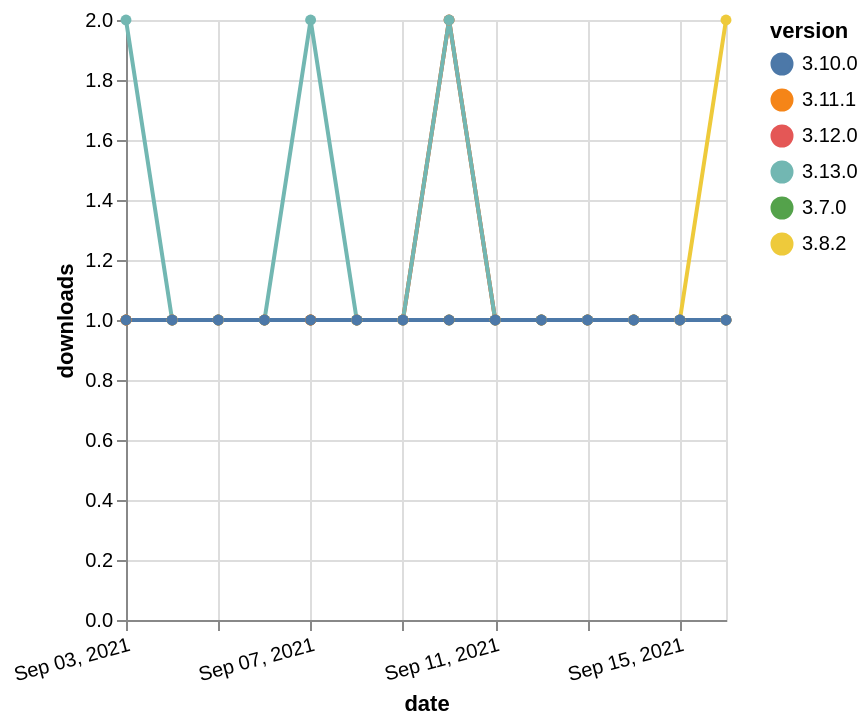

The specification (Vega-Lite) saved for this image:
### Vega-Lite specification from a JSON file in a GitHub repository (floating-point values rounded to 4 significant figures)
{"$schema": "https://vega.github.io/schema/vega-lite/v5.json", "description": "A simple bar chart with embedded data.", "data": {"values": [{"date": "2021-09-03", "total": 243, "delta": 1, "version": "3.7.0"}, {"date": "2021-09-04", "total": 244, "delta": 1, "version": "3.7.0"}, {"date": "2021-09-05", "total": 245, "delta": 1, "version": "3.7.0"}, {"date": "2021-09-06", "total": 246, "delta": 1, "version": "3.7.0"}, {"date": "2021-09-07", "total": 247, "delta": 1, "version": "3.7.0"}, {"date": "2021-09-08", "total": 248, "delta": 1, "version": "3.7.0"}, {"date": "2021-09-09", "total": 249, "delta": 1, "version": "3.7.0"}, {"date": "2021-09-10", "total": 250, "delta": 1, "version": "3.7.0"}, {"date": "2021-09-11", "total": 251, "delta": 1, "version": "3.7.0"}, {"date": "2021-09-12", "total": 252, "delta": 1, "version": "3.7.0"}, {"date": "2021-09-13", "total": 253, "delta": 1, "version": "3.7.0"}, {"date": "2021-09-14", "total": 254, "delta": 1, "version": "3.7.0"}, {"date": "2021-09-15", "total": 255, "delta": 1, "version": "3.7.0"}, {"date": "2021-09-16", "total": 256, "delta": 1, "version": "3.7.0"}, {"date": "2021-09-03", "total": 376, "delta": 1, "version": "3.8.2"}, {"date": "2021-09-04", "total": 377, "delta": 1, "version": "3.8.2"}, {"date": "2021-09-05", "total": 378, "delta": 1, "version": "3.8.2"}, {"date": "2021-09-06", "total": 379, "delta": 1, "version": "3.8.2"}, {"date": "2021-09-07", "total": 380, "delta": 1, "version": "3.8.2"}, {"date": "2021-09-08", "total": 381, "delta": 1, "version": "3.8.2"}, {"date": "2021-09-09", "total": 382, "delta": 1, "version": "3.8.2"}, {"date": "2021-09-10", "total": 384, "delta": 2, "version": "3.8.2"}, {"date": "2021-09-11", "total": 385, "delta": 1, "version": "3.8.2"}, {"date": "2021-09-12", "total": 386, "delta": 1, "version": "3.8.2"}, {"date": "2021-09-13", "total": 387, "delta": 1, "version": "3.8.2"}, {"date": "2021-09-14", "total": 388, "delta": 1, "version": "3.8.2"}, {"date": "2021-09-15", "total": 389, "delta": 1, "version": "3.8.2"}, {"date": "2021-09-16", "total": 391, "delta": 2, "version": "3.8.2"}, {"date": "2021-09-03", "total": 162, "delta": 1, "version": "3.12.0"}, {"date": "2021-09-04", "total": 163, "delta": 1, "version": "3.12.0"}, {"date": "2021-09-05", "total": 164, "delta": 1, "version": "3.12.0"}, {"date": "2021-09-06", "total": 165, "delta": 1, "version": "3.12.0"}, {"date": "2021-09-07", "total": 166, "delta": 1, "version": "3.12.0"}, {"date": "2021-09-08", "total": 167, "delta": 1, "version": "3.12.0"}, {"date": "2021-09-09", "total": 168, "delta": 1, "version": "3.12.0"}, {"date": "2021-09-10", "total": 170, "delta": 2, "version": "3.12.0"}, {"date": "2021-09-11", "total": 171, "delta": 1, "version": "3.12.0"}, {"date": "2021-09-12", "total": 172, "delta": 1, "version": "3.12.0"}, {"date": "2021-09-13", "total": 173, "delta": 1, "version": "3.12.0"}, {"date": "2021-09-14", "total": 174, "delta": 1, "version": "3.12.0"}, {"date": "2021-09-15", "total": 175, "delta": 1, "version": "3.12.0"}, {"date": "2021-09-16", "total": 176, "delta": 1, "version": "3.12.0"}, {"date": "2021-09-03", "total": 151, "delta": 1, "version": "3.11.1"}, {"date": "2021-09-04", "total": 152, "delta": 1, "version": "3.11.1"}, {"date": "2021-09-05", "total": 153, "delta": 1, "version": "3.11.1"}, {"date": "2021-09-06", "total": 154, "delta": 1, "version": "3.11.1"}, {"date": "2021-09-07", "total": 155, "delta": 1, "version": "3.11.1"}, {"date": "2021-09-08", "total": 156, "delta": 1, "version": "3.11.1"}, {"date": "2021-09-09", "total": 157, "delta": 1, "version": "3.11.1"}, {"date": "2021-09-10", "total": 158, "delta": 1, "version": "3.11.1"}, {"date": "2021-09-11", "total": 159, "delta": 1, "version": "3.11.1"}, {"date": "2021-09-12", "total": 160, "delta": 1, "version": "3.11.1"}, {"date": "2021-09-13", "total": 161, "delta": 1, "version": "3.11.1"}, {"date": "2021-09-14", "total": 162, "delta": 1, "version": "3.11.1"}, {"date": "2021-09-15", "total": 163, "delta": 1, "version": "3.11.1"}, {"date": "2021-09-16", "total": 164, "delta": 1, "version": "3.11.1"}, {"date": "2021-09-03", "total": 121, "delta": 2, "version": "3.13.0"}, {"date": "2021-09-04", "total": 122, "delta": 1, "version": "3.13.0"}, {"date": "2021-09-05", "total": 123, "delta": 1, "version": "3.13.0"}, {"date": "2021-09-06", "total": 124, "delta": 1, "version": "3.13.0"}, {"date": "2021-09-07", "total": 126, "delta": 2, "version": "3.13.0"}, {"date": "2021-09-08", "total": 127, "delta": 1, "version": "3.13.0"}, {"date": "2021-09-09", "total": 128, "delta": 1, "version": "3.13.0"}, {"date": "2021-09-10", "total": 130, "delta": 2, "version": "3.13.0"}, {"date": "2021-09-11", "total": 131, "delta": 1, "version": "3.13.0"}, {"date": "2021-09-12", "total": 132, "delta": 1, "version": "3.13.0"}, {"date": "2021-09-13", "total": 133, "delta": 1, "version": "3.13.0"}, {"date": "2021-09-14", "total": 134, "delta": 1, "version": "3.13.0"}, {"date": "2021-09-15", "total": 135, "delta": 1, "version": "3.13.0"}, {"date": "2021-09-16", "total": 136, "delta": 1, "version": "3.13.0"}, {"date": "2021-09-03", "total": 196, "delta": 1, "version": "3.10.0"}, {"date": "2021-09-04", "total": 197, "delta": 1, "version": "3.10.0"}, {"date": "2021-09-05", "total": 198, "delta": 1, "version": "3.10.0"}, {"date": "2021-09-06", "total": 199, "delta": 1, "version": "3.10.0"}, {"date": "2021-09-07", "total": 200, "delta": 1, "version": "3.10.0"}, {"date": "2021-09-08", "total": 201, "delta": 1, "version": "3.10.0"}, {"date": "2021-09-09", "total": 202, "delta": 1, "version": "3.10.0"}, {"date": "2021-09-10", "total": 203, "delta": 1, "version": "3.10.0"}, {"date": "2021-09-11", "total": 204, "delta": 1, "version": "3.10.0"}, {"date": "2021-09-12", "total": 205, "delta": 1, "version": "3.10.0"}, {"date": "2021-09-13", "total": 206, "delta": 1, "version": "3.10.0"}, {"date": "2021-09-14", "total": 207, "delta": 1, "version": "3.10.0"}, {"date": "2021-09-15", "total": 208, "delta": 1, "version": "3.10.0"}, {"date": "2021-09-16", "total": 209, "delta": 1, "version": "3.10.0"}]}, "width": "container", "mark": {"type": "line", "point": {"filled": true}}, "encoding": {"x": {"field": "date", "type": "temporal", "timeUnit": "yearmonthdate", "title": "date", "axis": {"labelAngle": -15}}, "y": {"field": "delta", "type": "quantitative", "title": "downloads"}, "color": {"field": "version", "type": "nominal"}, "tooltip": {"field": "delta"}}}
